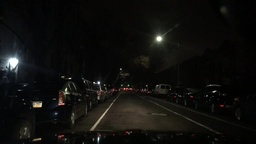
//> input picture Preprocess_Lime/Lime/data/test6.jpg, 256 x 144 px, shrunk from 1280 x 720 before the run
$ ./lime   (built with g++ and OpenCV 4)
//> lines starting //> are read from the running program, lines starting //| are printed output that depends on the picture
#include <opencv2/core/core.hpp> // OpenCV 核心模块，包含了基本的数据结构和算法
#include <opencv2/highgui/highgui.hpp> // OpenCV GUI 模块，包含了图像和视频的 I/O 函数
#include <opencv2/imgproc/imgproc.hpp> // OpenCV 图像处理模块，包含了图像处理函数
#include <opencv2/imgproc/types_c.h>
#include <opencv2/opencv.hpp>
#include <iostream> // 输入输出流库
#include <cstring>
#include <math.h>
#include <complex.h>
#include <vector>
#include <cmath>

using namespace std;

namespace LIME
{

    class lime
    {
        public:
        cv::Mat img_norm; //输入图像归一化
        cv::Mat R;
        cv::Mat out_lime; //增强后的图像
        cv::Mat dv;
        cv::Mat dh;
        cv::Mat T_hat;    //初始化的光照图
        cv::Mat W; 	      //权重矩阵
        cv::Mat veCDD;
        int channel; 	  //存储图像通道数
        int row; 		  //图像的行数
        int col; 		  //图像的列数
        float alpha=1;
        float rho =2;
        float gamma = 0.7;
        float epsilon;    //迭代系数
		float thd;  //迭代收敛时间阈值

    	public:
        lime(cv::Mat src);
        cv::Mat Mat2Vec(cv::Mat mat);                         //矩阵向量化
        cv::Mat reshape1D(cv::Mat mat);						  //按行压缩矩阵到一维
        cv::Mat getReal(cv::Mat mat);						  //获取矩阵实部
        cv::Mat derivative(cv::Mat matrix);					  //求解矩阵导数
        cv::Mat solveT(cv::Mat G, cv::Mat Z, float u);		  //求解子问题T
		cv::Mat solveG(cv::Mat T,cv::Mat Z,float u,cv::Mat W);//求解子问题G
        cv::Mat solveZ(cv::Mat T,cv::Mat G,cv::Mat Z,float u);//求解子问题Z
        cv::Mat Dev(int n, int k);							  //求解矩阵一阶导数
        cv::Mat getMax(const cv::Mat &bgr);					  //获取色彩通道最大值
        cv::Mat optIllumMap();								  //获取优化后光照图
		cv::Mat enhance(cv::Mat &src);						  //图像增强

        // [4 lines left out: function comp, not called in this run]

        void weightStrategy();
        void _init_IllumMap(cv::Mat src);
        void Illum_filter(cv::Mat& img_in, cv::Mat& img_out); //滤波、GAMMA矫正
        void Illumination(cv::Mat& src, cv::Mat& out); 		  //求解每个像素的光照强度
        float solveU(float u);								  //求解子问题u
        float Frobenius(cv::Mat mat);
    };

	//构造函数
    lime::lime(cv::Mat src)
    {
		//获取输入图像的通道数
        channel = src.channels();
    }

	//光照图初始化
    void lime::_init_IllumMap(cv::Mat src){
		// 将输入图像转换为 float 类型，并进行归一化
	    src.convertTo(img_norm, CV_32F, 1 / 255.0, 0);
		// 获取归一化图像的大小
        cv::Size sz(img_norm.size());
        row = img_norm.rows;
        col = img_norm.cols;
		//构建初始照明图T
        T_hat = lime::getMax(img_norm);
        //求T_hat的f范数
        epsilon = Frobenius(T_hat)*0.001;
        dv = Dev(row, 1);
	    dh = Dev(col, -1);
		float u = dv.at<float>(0,0);
		float u2 = dh.at<float>(0,0);
		veCDD = cv::Mat(1,row*col, CV_32F, cv::Scalar::all(0.0));
	   	//定义一维矩阵并初始化为0
        veCDD.at<float>(0,0) = 4;
		veCDD.at<float>(0,1) = -1;
		veCDD.at<float>(0,row) = -1;
		veCDD.at<float>(0,row*col-1) = -1;
		veCDD.at<float>(0,row*col-row) = -1;
	}

	//获取色彩通道最大值
	cv::Mat lime::getMax(const cv::Mat& bgr)
        {
            cv::Mat temp_mat(row, col, CV_32F, cv::Scalar::all(0.0));
            std::vector<cv::Mat> img_norm_rgb;
            cv::Mat img_norm_b, img_norm_g, img_norm_r;
            cv::split(bgr, img_norm_rgb);
            img_norm_g = img_norm_rgb.at(0);
            img_norm_b = img_norm_rgb.at(1);
            img_norm_r = img_norm_rgb.at(2);
			for(int i = 0; i < row; i++){
				for(int j = 0; j< col; j++){
					temp_mat.at<float>(i,j) = MAX(MAX(img_norm_g.at<float>(i,j),img_norm_b.at<float>(i,j)), img_norm_r.at<float>(i,j));
				}
			}
            return temp_mat;
        }

	//求解矩阵范数
	float lime::Frobenius(cv::Mat mat)
	{
		int row = mat.rows;
		int col = mat.cols;
		float total = 0.0;
		for(int i = 0; i < row ; i++){
			for(int j =0; j< col ; j++){
				total = total + pow(mat.at<float>(i,j), 2);
			}
		}
		total = sqrt(total);
		return total;
	}

	//求解矩阵导数
	cv::Mat lime::derivative(cv::Mat matrix){
		cv::Mat v = dv * matrix;
		cv::Mat h = matrix * dh;
		cv::Mat matrix_C ;
		//矩阵垂直拼接
		cv::vconcat(v,h,matrix_C);
		return matrix_C;
	}

	//求解子问题T
	cv::Mat lime::solveT(cv::Mat G, cv::Mat Z, float u){
		cv::Mat X = G - (Z / u);   //bug
		int row_temp = X.rows;
		cv::Mat Xv = X.rowRange(0, row);
		cv::Mat Xh = X.rowRange(row,row_temp);//要取 -1
		cv::Mat temp = dv*Xv+ Xh*dh;
		cv::Mat numerator;
		cv::Mat denominator;
		cv::Mat mat_temp1;
		mat_temp1 = Mat2Vec(2*T_hat + u*temp);
		cv::dft(mat_temp1,numerator,cv::DFT_COMPLEX_OUTPUT);
		cv::Mat mat_temp2 = veCDD* u;
		cv::dft(mat_temp2, denominator,cv::DFT_COMPLEX_OUTPUT);
		denominator = denominator + 2;
		cv::Mat T_temp;
		temp = numerator / denominator;
		temp = getReal(temp);
		dft(temp,T_temp,cv::DFT_COMPLEX_OUTPUT);
		T_temp = getReal(T_temp);
		T_temp = T_temp/(T_temp.cols);
		auto u5 = T_temp.at<float>(0,0);
		auto u6 = T_temp.at<float>(0,4);
		normalize(T_temp,T_temp,0.2,1,CV_MINMAX);
		cv::Mat T = reshape1D(T_temp);
		T.convertTo(T, CV_32F);
		return T;
	}
	cv::Mat lime::getReal(cv::Mat mat){ //获取矩阵的实部
		int col_temp = mat.cols;
		cv::Mat mat_return(1,col_temp, CV_32F, cv::Scalar::all(0.0));
		for(int i =0; i<col_temp; i++){
				mat_return.at<float>(0,i) = mat.at<float>(0,2*i);
			}
		return mat_return;

	}

	//将多维矩阵压缩成一维
	cv::Mat lime::Mat2Vec(cv::Mat mat){
		mat = mat.t(); //矩阵转置
		int row = mat.rows;
		int col = mat.cols;
		cv::Mat mat_one(1,row * col, CV_32F);
		int num_elements = row * col;

		for(int i = 0; i < row ; i++){
			for(int j =0; j< col ; j++){
				mat_one.at<float>(0,i*col+j) = mat.at<float>(i,j);
			}
		}

		return mat_one;
	}

	//将多维矩阵压缩成一维
	cv::Mat lime::reshape1D(cv::Mat mat){
		cv::Mat mat_temp(row,col, CV_32F);

		for(int i = 0; i < col ; i++){
		for(int j =0; j< row ; j++){

			mat_temp.at<float>(j,i) = mat.at<float>(0,i*row + j);
			}
		}
		return mat_temp;
	}

	//求解子问题G
	cv::Mat lime::solveG(cv::Mat T,cv::Mat Z,float u,cv::Mat W){
		//求出 T的一阶导数
		cv::Mat dT = derivative(T);
		cv::Mat epsilon = alpha * W / u;
		cv::Mat X = dT + Z / u;
		//获取一个图像矩阵的符号矩阵
		int row_temp = X.rows;
		int col_temp = X.cols;
		cv::Mat mat_temp(row_temp,col_temp,CV_32F);

	   for(int i = 0; i < row_temp ; i++){
		for(int j =0; j< col_temp ; j++){
			if (X.at<float>(i,j) >0){
				mat_temp.at<float>(i,j) = 1;
			}
			else if(X.at<float>(i,j)<0){
				mat_temp.at<float>(i,j) =-1;
			}
			else
			mat_temp.at<float>(i,j) = 0;
		}
	  }

		cv::Mat S_ce =cv::max(cv::abs(X) - epsilon, 0);
		cv::Mat O = mat_temp.mul(S_ce);
		return O;
	}

	//求解子问题Z
	cv::Mat lime::solveZ(cv::Mat T,cv::Mat G,cv::Mat Z,float u){
		cv::Mat dT = derivative(T);
		return Z + u*(dT - G);
	}

	//求解子问题u
	float lime::solveU(float u){
		return u* rho;
	}

	//求解权重矩阵
	void lime::weightStrategy(){
		cv::Mat dTv = dv * T_hat;
		cv::Mat dTh = T_hat* dh;
		cv::Mat Wv = 1/ (cv::abs(dTv) + 1);
		cv::Mat Wh = 1/ (cv::abs(dTh) + 1);
		cv::vconcat(Wv, Wh, W);
	}

	//求矩阵导数
	cv::Mat lime::Dev(int n, int k){   //求一阶导数的方法
		cv::Mat mat_temp = cv::Mat::eye(n,n,CV_32F);
		mat_temp = mat_temp *-1;//让矩阵的对角元素为-1
		//让矩阵k对角的元素为1
		if(k > 0){
		for(int y = 0;y <n - k; y++){
		mat_temp.at<float>(y,y + k) = 1;
		}
	}
	else{
		for(int y = -k;y <n ; y++){
		mat_temp.at<float>(y,y + k) = 1;
		}
	}
	return mat_temp;
	}

	//获取光照图
	cv::Mat lime::optIllumMap(){
		//得到权重矩阵W
		weightStrategy();
		cv::Mat T(row,col, CV_32F, cv::Scalar::all(0.0));
		cv::Mat G(row*2,col, CV_32F, cv::Scalar::all(0.0));
		cv::Mat Z(row*2,col, CV_32F, cv::Scalar::all(0.0));
		int t = 0;
		float u = 1;

		while (true){
			T = solveT(G,Z,u);
			G = solveG(T,Z,u,W);
			Z = solveZ(T,G,Z,u);
			u = solveU(u);

			//加速收敛过程
			if(t == 0){
				float temp = Frobenius(derivative(T) - G);
				thd = ceil(2* log(temp / epsilon));
			}
			t += 1;
			//达到收敛阈值就结束迭代
			if(t >=thd){
				break;
			}
		}
		auto r1 = T.at<float>(0,0);
		auto r2 = T.at<float>(1,0);
		auto r3 = T.at<float>(2,0);
		return T;
	}

	//图像增强
	cv::Mat lime::enhance(cv::Mat &src){
		_init_IllumMap(src);
		cv::Size sz(img_norm.size());
		R = cv::Mat(sz, CV_32F, cv::Scalar::all(0.0));
		std::vector<cv::Mat> img_norm_rgb; // 定义一个存储三通道分量的向量
		cv::Mat img_norm_b, img_norm_g, img_norm_r; // 定义三个矩阵，分别用于存储三个通道的分量

		cv::split(img_norm, img_norm_rgb); // 将归一化图像分解为三个通道
		img_norm_g = img_norm_rgb.at(0); // 获取绿色通道
		img_norm_b = img_norm_rgb.at(1); // 获取蓝色通道
		img_norm_r = img_norm_rgb.at(2); // 获取红色通道
		cv::Mat T = optIllumMap();

		auto g = img_norm_g / T ;// 计算增强后的绿色通道
		auto b = img_norm_b / T; // 计算增强后的蓝色通道
		auto r = img_norm_r / T; // 计算增强后的红色通道

		cv::Mat g1, b1, r1;
		threshold(g, g1, 0.0, 0.0, 3);
		threshold(b, b1, 0.0, 0.0, 3);
		threshold(r, r1, 0.0, 0.0, 3);

		img_norm_rgb.clear(); 		// 清空 img_norm_rgb 向量
		img_norm_rgb.push_back(g1); // 将处理后的绿色通道添加到向量中
		img_norm_rgb.push_back(b1); // 将处理后的蓝色通道添加到向量中
		img_norm_rgb.push_back(r1); // 将处理后的红色通道添加到向量中

		cv::merge(img_norm_rgb, out_lime); // 将处理后的三个通道合并为一个图像
		out_lime.convertTo(out_lime, CV_8U, 255); // 将 float 类型的图像转换回 uchar 类型，并将像素值范围恢复到 [0, 255]
		return out_lime;
	}

	// 滤波和伽马校正
	// [46 lines left out: functions Illum_filter, Illumination, not called in this run]
}

int main()
{
	double t = cv::getTickCount();
	cv::Mat img_in = cv::imread("../data/test6.jpg");
//> img_in is the input picture: 144 rows x 256 cols, CV_8UC3; mean B, G, R 13.1, 15.1, 15.4
    cv::Mat img_out;
	if(img_in.empty()) // 判断读入图片是否成功
    {
        std::cout<<"Error Input!"<<std::endl; // 输出错误信息
        return -1; // 退出程序
    }
	cv::imshow("raw_picture", img_in); // 显示原始图片
	LIME::lime* l; // 创建 LIME 算法对象
    l = new LIME::lime(img_in); // 初始化 LIME 算法对象
    img_out = l->enhance(img_in); // 对输入图片进行 LIME 增强处理，得到输出图片
//> the loop in Frobenius, `for(int i = 0; i < row ; i++)` made 144 passes
//> total on passes 1 to 12: 0.188, 0.368, 0.538, 0.714, 0.906, 1.1, 1.33, 1.61, 1.93, 2.29, 2.65, 2.99
//> after the loop in Frobenius, `for(int i = 0; i < row ; i++)`: total = 474.3
//> in Frobenius, `total = sqrt(total);`: total = 21.78
//> in _init_IllumMap, `epsilon = Frobenius(T_hat)*0.001;`: epsilon = 0.0218
//> after the loop in Dev, `for(int y = 0;y <n - k; y++)`: mat_temp: 144 rows x 144 cols, CV_32FC1; min -1, max 1, mean -4.82e-05
//> call 2 of Dev, with n = 256, k = -1
//> after the loop in Dev (call 2), `for(int y = -k;y <n ; y++)`:
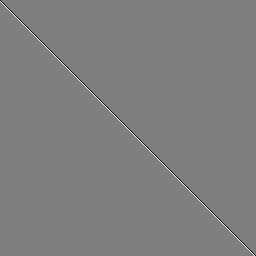
//> mat_temp: 256 rows x 256 cols, CV_32FC1; min -1, max 1, mean -1.53e-05; drawn with min black and max white
//> the loop in optIllumMap, `while (true)` made 12 passes
//> (u5 in solveT, u6 in solveT, temp, thd) on pass 1: (0.0219, 0.0194, 8, 12)
//> (u5 in solveT, u6 in solveT) on passes 2 to 7: (-0.00457, 0.000513), (-0.0459, -0.00539), (0.0202, 0.0696), (0.155, 0.0988), (0.343, 0.24), (0.548, 0.599)
//> pass 1, in Mat2Vec, `mat = mat.t();`:
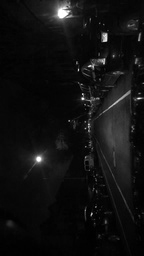
//> mat: 256 rows x 144 cols, CV_32FC1; min 0, max 2, mean 0.131; drawn with min black and max white
//> pass 1, in derivative, `cv::Mat h = matrix * dh;`:
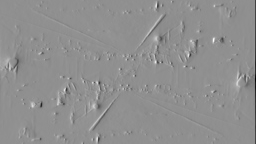
//> h: 144 rows x 256 cols, CV_32FC1; min -0.403, max 0.311, mean -0.000985; drawn with min black and max white
//> after the loop in optIllumMap, `while (true)`:
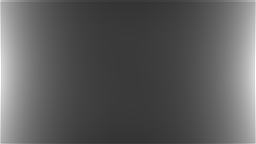
//> T: 144 rows x 256 cols, CV_32FC1; min 0.2, max 1, mean 0.363
//> after the loop in optIllumMap, `while (true)`:
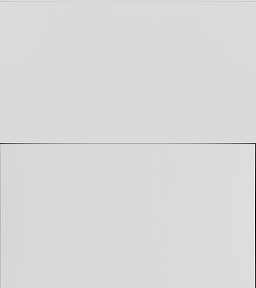
//> G: 288 rows x 256 cols, CV_32FC1; min -1, max 0.165, mean -0.00302; drawn with min black and max white
//> after the loop in optIllumMap, `while (true)`:
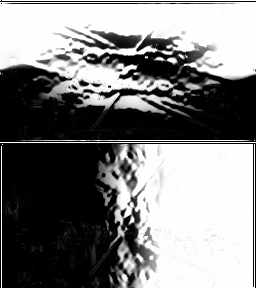
//> Z: 288 rows x 256 cols, CV_32FC1; min -1, max 1, mean 0.00143; drawn with min black and max white
//> after the loop in optIllumMap, `while (true)`: u = 4096; t = 12
//> in optIllumMap, `auto r1 = T.at<float>(0,0);`: r1 = 0.814
//> in optIllumMap, `auto r2 = T.at<float>(1,0);`: r2 = 0.857
//> in optIllumMap, `auto r3 = T.at<float>(2,0);`: r3 = 0.756
//> in enhance, `out_lime.convertTo(out_lime, CV_8U, 255);`:
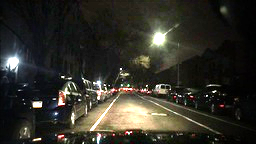
//> out_lime: 144 rows x 256 cols, CV_8UC3; mean B, G, R 39.9, 47.9, 49.4
    cv::imshow("img_lime", img_out); // 显示增强图片
	cv::imwrite("output.jpg", img_out);
	t = (cv::getTickCount() - t) / cv::getTickFrequency();
	cout << "时间：" << t << "s" << endl;
	cv::waitKey(0); // 等待按键
    return 0;
}

$ run again, with Preprocess_Lime/Lime/data/test1.jpg copied over Preprocess_Lime/Lime/data/test6.jpg
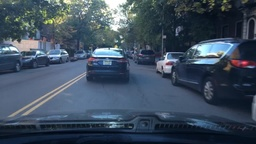
//> input picture Preprocess_Lime/Lime/data/test1.jpg, 256 x 144 px, shrunk from 1280 x 720 before the run
//> img_in is the input picture: 144 rows x 256 cols, CV_8UC3; mean B, G, R 94.4, 78, 62.7
//> the loop in Frobenius, `for(int i = 0; i < row ; i++)` made 144 passes
//> total on passes 1 to 8: 69.38, 137, 202.3, 260.7, 310.6, 358.1, 404, 449.6
//> after the loop in Frobenius, `for(int i = 0; i < row ; i++)`: total = 6521.3
//> in Frobenius, `total = sqrt(total);`: total = 80.75
//> epsilon = 0.0808
//> the loop in optIllumMap, `while (true)` made 11 passes
//> (u5 in solveT, u6 in solveT, temp, thd) on pass 1: (0.345, 0.22, 12.26, 11)
//> after the loop in optIllumMap, `while (true)`:
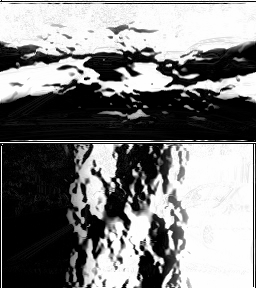
//> Z: 288 rows x 256 cols, CV_32FC1; min -1, max 1, mean -0.000692; drawn with min black and max white
//> after the loop in optIllumMap, `while (true)`: u = 2048; t = 11
//> in optIllumMap, `auto r1 = T.at<float>(0,0);`: r1 = 0.774
//> r2 = 0.825
//> r3 = 0.717
//> in enhance, `out_lime.convertTo(out_lime, CV_8U, 255);`:
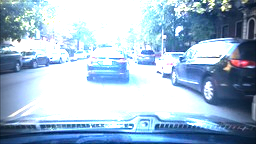
//> out_lime: 144 rows x 256 cols, CV_8UC3; mean B, G, R 208.6, 186.2, 161.4

$ run again, with Preprocess_Lime/Lime/data/test2.jpg copied over Preprocess_Lime/Lime/data/test6.jpg
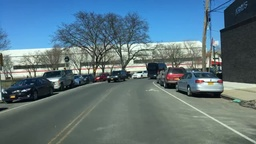
//> input picture Preprocess_Lime/Lime/data/test2.jpg, 256 x 144 px, shrunk from 1280 x 720 before the run
//> img_in is the input picture: 144 rows x 256 cols, CV_8UC3; mean B, G, R 126.9, 117, 92.5
//> the loop in Frobenius, `for(int i = 0; i < row ; i++)` made 144 passes
//> total on passes 1 to 8: 136.5, 274.3, 413.6, 554.3, 696.1, 839.4, 983.9, 1128.5
//> after the loop in Frobenius, `for(int i = 0; i < row ; i++)`: total = 12106.8
//> in Frobenius, `total = sqrt(total);`: total = 110
//> epsilon = 0.11
//> the loop in optIllumMap, `while (true)` made 10 passes
//> (u5 in solveT, u6 in solveT, temp, thd) on pass 1: (0.612, 0.544, 15.45, 10)
//> after the loop in optIllumMap, `while (true)`:
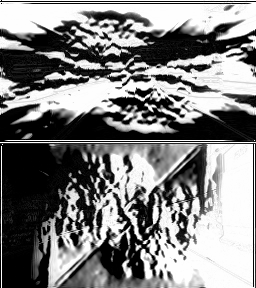
//> Z: 288 rows x 256 cols, CV_32FC1; min -1, max 1, mean 0.0016; drawn with min black and max white
//> after the loop in optIllumMap, `while (true)`: u = 1024; t = 10
//> in optIllumMap, `auto r1 = T.at<float>(0,0);`: r1 = 0.813
//> r2 = 0.896
//> r3 = 0.757
//> in enhance, `out_lime.convertTo(out_lime, CV_8U, 255);`:
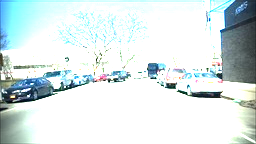
//> out_lime: 144 rows x 256 cols, CV_8UC3; mean B, G, R 230.3, 229.5, 217

$ run again, with Preprocess_Lime/Lime/data/test3.jpg copied over Preprocess_Lime/Lime/data/test6.jpg
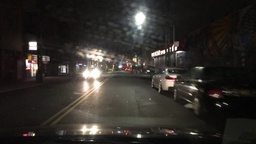
//> input picture Preprocess_Lime/Lime/data/test3.jpg, 256 x 144 px, shrunk from 1280 x 720 before the run
//> img_in is the input picture: 144 rows x 256 cols, CV_8UC3; mean B, G, R 41.6, 45.7, 49.2
//> the loop in Frobenius, `for(int i = 0; i < row ; i++)` made 144 passes
//> total on passes 1 to 8: 3.11, 6.3, 9.72, 13.66, 18.11, 22.96, 28.16, 33.61
//> after the loop in Frobenius, `for(int i = 0; i < row ; i++)`: total = 2717.5
//> in Frobenius, `total = sqrt(total);`: total = 52.13
//> epsilon = 0.0521
//> the loop in optIllumMap, `while (true)` made 10 passes
//> (u5 in solveT, u6 in solveT, temp, thd) on pass 1: (0.0523, 0.052, 7.54, 10)
//> after the loop in optIllumMap, `while (true)`: u = 1024; t = 10
//> in optIllumMap, `auto r1 = T.at<float>(0,0);`: r1 = 0.818
//> r2 = 0.902
//> r3 = 0.763
//> in enhance, `out_lime.convertTo(out_lime, CV_8U, 255);`:
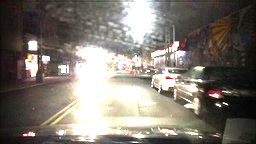
//> out_lime: 144 rows x 256 cols, CV_8UC3; mean B, G, R 111.8, 120.3, 126.5
